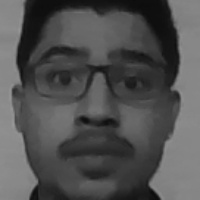
#> input picture Faces/user1.jpg, 200 x 200 px, found by its file name
$ python pract3.py
#> lines starting #> are read from the running program, lines starting #| are printed output that depends on the picture; after the words box and inside, x2 and y2 are one past the last pixel; in counts of white or black regions, pixels touching at a corner belong together
import cv2
import numpy as np
from os import listdir
from os.path import isfile , join


data_path = "F:/Face_Recog_project/Faces/"
onlyfiles = [f for f in listdir(data_path) if isfile(join(data_path , f))]

Training_data , Labels = [],[]

for i , files in enumerate(onlyfiles):

    image_path = data_path + onlyfiles[i]
    images = cv2.imread(image_path , cv2.IMREAD_GRAYSCALE)
#> images is the input picture: shape (200, 200); min 12, max 153, mean 81
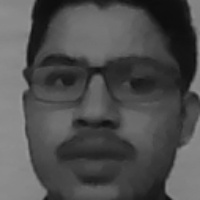
#> input picture Faces/user12.jpg, 200 x 200 px, given in place of the camera
#> further down, frame is the input picture: shape (200, 200, 3); min 13, max 150, mean 78.9
    Training_data.append(np.asarray(images , dtype =np.uint8))
    Labels.append(i)

Labels = np.asarray(Labels , dtype =np.int32)

model = cv2.face.LBPHFaceRecognizer_create()

model.train(np.asarray(Training_data) ,np.asarray(Labels))
print("Model Training Complete!!")

face_classifier = cv2.CascadeClassifier("C:/Users/HP/AppData/Local/Programs/Python/Python36/Lib/site-packages/cv2/data/haarcascade_frontalface_default.xml")

def face_detector(img , size =0.5):
#> called with size = 0.5
    gray = cv2.cvtColor(img , cv2.COLOR_BGR2GRAY)
    faces = face_classifier.detectMultiScale(gray , 1.3 ,5 )
#> faces = [[14, 18, 167, 167]]

    if faces is():
        return img, []

    for(x,y,w,h) in faces:
        cv2.rectangle(img, (x,y) ,(x+w ,y+h), (0,255,255),2)
        roi  = img[y:y+h ,x:x+w]
        roi = cv2.resize(roi , (200,200))
#> this loop made 1 pass
#> pass 1, in face_detector, `roi  = img[y:y+h ,x:x+w]`:
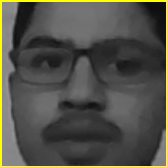
#> roi: shape (167, 167, 3); mean B, G, R 71, 80.1, 80.1
#> after the loop:
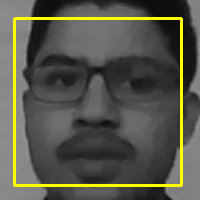
#> img: shape (200, 200, 3); 5% of pixels changed, all inside (x1, y1, x2, y2) = (13, 17, 183, 187)

    return img, roi

cap = cv2.VideoCapture(0)
while True:

    ret,frame = cap.read()

    image, face = face_detector(frame)

    try:
        face = cv2.cvtColor(face , cv2.COLOR_BGR2GRAY)
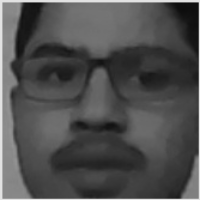
#> face: shape (200, 200); min 13, max 226, mean 79.1
        result = model.predict(face)
#> result = (3, 59.54)

        if result[1]< 500:
            confidence = int(100*(1-(result[1])/300))
#> confidence = 80
            display_string = str(confidence)+"% Confidence it is user "
#> display_string = '80% Confidence it is user '

        cv2.putText(image , display_string , (100,120) , cv2.FONT_HERSHEY_COMPLEX , 1, (0,0,0),2)
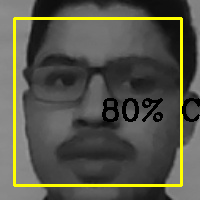
#> image: shape (200, 200, 3); 2.14% of pixels changed, all inside (x1, y1, x2, y2) = (102, 98, 200, 122)

        if confidence > 75:
            cv2.putText(image , 'Unlocked' , (250,450) , cv2.FONT_HERSHEY_COMPLEX , 1, (0,255,0),2)
            cv2.imshow('Face Cropper' , image)

        else:
            cv2.putText(image , 'Locked' , (250,450) , cv2.FONT_HERSHEY_COMPLEX , 1, (0,0,255),2)
            cv2.imshow('Face Cropper' , image)


    except:
        cv2.putText(image , 'Face Not Found !' , (250,450) , cv2.FONT_HERSHEY_COMPLEX , 1, (255,0,0),2)
        cv2.imshow('Face Cropper' , image)
        pass

    if cv2.waitKey(1)==13:
#> (key Esc is pressed here)
        break

cap.release()
cv2.destroyAllWindows()
